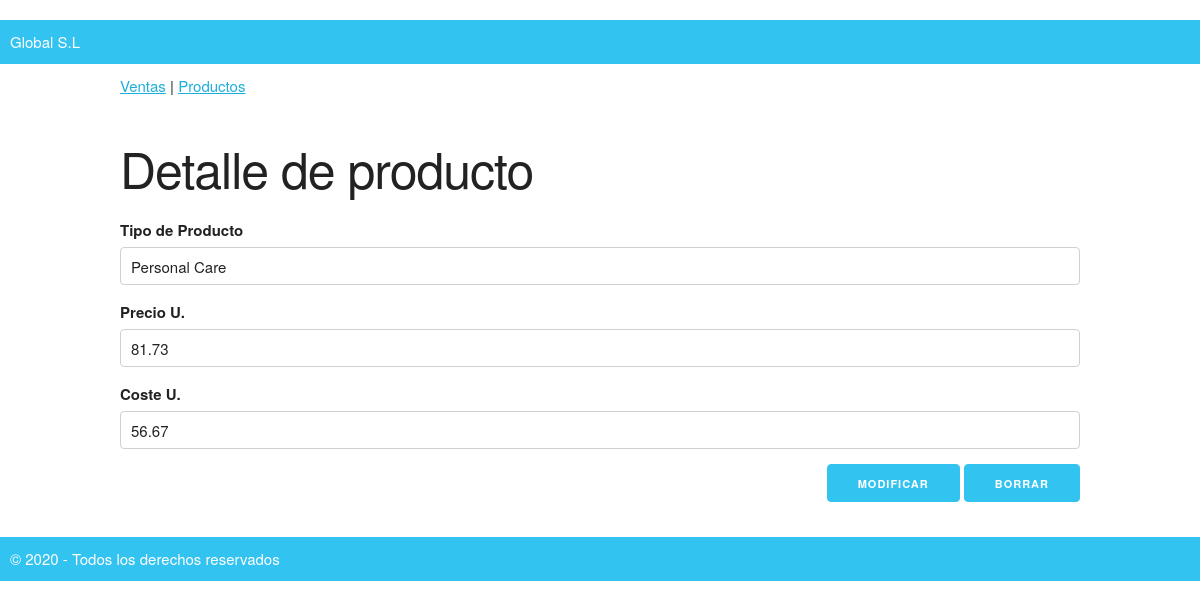
Before: /modificaproducto?id=11 with the older database file.
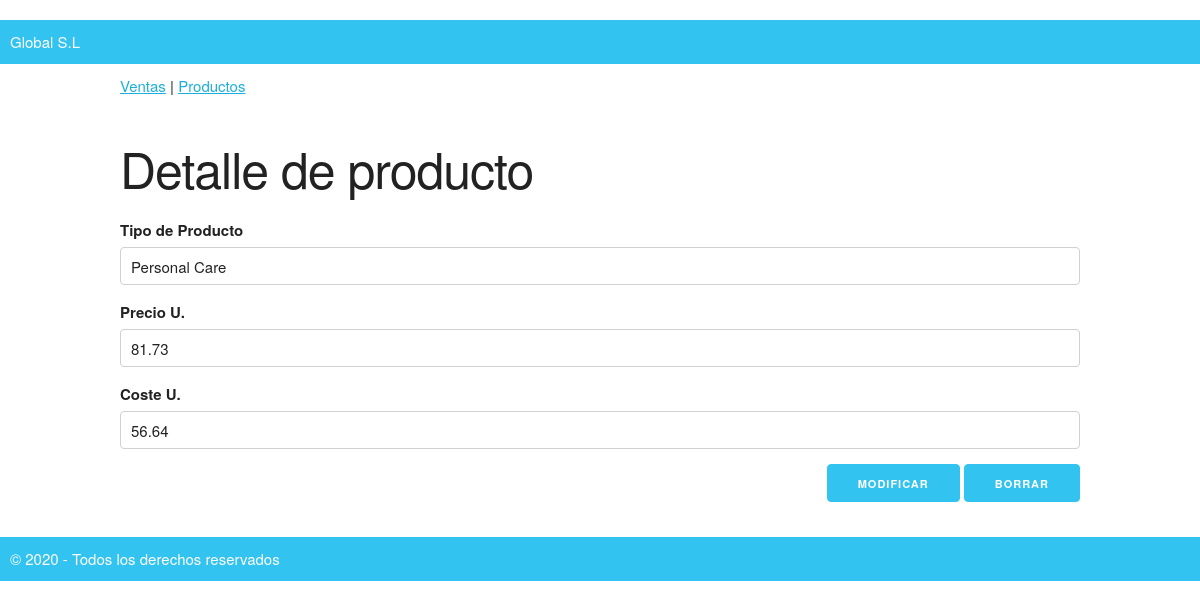
After: the same page with the newer database file.
### tables this page shows
CREATE TABLE "productos" (
	"id"	INTEGER PRIMARY KEY AUTOINCREMENT UNIQUE,
	"tipo_producto"	TEXT NOT NULL UNIQUE,
	"precio_unitario"	REAL NOT NULL,
	"coste_unitario"	REAL NOT NULL
);

### the_app/routes.py (the view, shortened to what this page needs)
@app.route("/modificaproducto", methods=["GET","POST"])
def modifica_producto():
    if request.method == "GET":
        id = request.values["id"]
        conn= sqlite3.connect(app.config["BASE_DATOS"])
        cur = conn.cursor()
        query= "SELECT id, tipo_producto,precio_unitario,coste_unitario FROM productos where id = ?;"
        cur.execute(query,(id,)) #añadir la coma para que nos lo tome por tupla
        fila = cur.fetchone()
        conn.close()
        if fila:
            form = ModProductForm(data={"id":fila[0], "tipo_producto":fila[1], "precio_unitario":fila[2],"coste_unitario":fila[3]})
            return render_template("modproducto.html",form=form)
        else:
            return redirect(url_for("productos"))

### the_app/forms.py
class ModProductForm(FlaskForm):
    id = HiddenField("id")
    tipo_producto = StringField('Tipo de Producto', validators=[DataRequired(), Length(min=3, message="Debe tener al menos tres caracteres")])
    precio_unitario = FloatField('Precio U.', validators=[DataRequired(message="Introduce algo, nano")])
    coste_unitario = FloatField('Coste U.', validators=[DataRequired(),valida_coste])
    modificar = SubmitField('Modificar')
    borrar = SubmitField('Borrar')

### the_app/templates/modproducto.html (shortened to what this page needs)
{% extends 'base.html' %}
{% block contenido %}
<h1>Detalle de producto</h1>
<form action="/modificaproducto" class="u-full-width" method="post">
    {{ form.tipo_producto.label}}
    {% if form.tipo_producto.errors %}
        {{ form.tipo_producto(class="u-full-width error", placeholder="Producto") }}
        {% for error in form.tipo_producto.errors %}
            <p class="error-msg">{{ error }}</p>
        {% endfor%}
        {% else %}
        {{ form.tipo_producto(class="u-full-width", placeholder="Producto") }}
    {% endif %}
    {{ form.precio_unitario.label}}
    {% if form.precio_unitario.errors %}
    {{ form.precio_unitario(class="u-full-width error", placeholder="Precio unitario") }}
        {% for error in form.precio_unitario.errors %}
            <p class="error-msg">{{ error }}</p>
        {% endfor%}
    {% else %}
        {{ form.precio_unitario(class="u-full-width", placeholder="Precio unitario") }}
    {% endif %}
    {{ form.coste_unitario.label}}
    {% if form.coste_unitario.errors %}
        {{ form.coste_unitario(class="u-full-width error", placeholder="Coste") }}
        {% for error in form.coste_unitario.errors %}
            <p class="error-msg">{{ error }}</p>
        {% endfor%}
    {% else %}
        {{ form.coste_unitario(class="u-full-width", placeholder="Coste") }}
    {% endif %}
    <div class= "u-pull-right">
    {{ form.modificar(class="button-primary")}}
    {{ form.borrar(class="button-primary")}}
    </div>
</form>
{% endblock %}

Changed rows visible on the page:
changed productos "Personal Care": coste_unitario "56.67" → "56.64"
